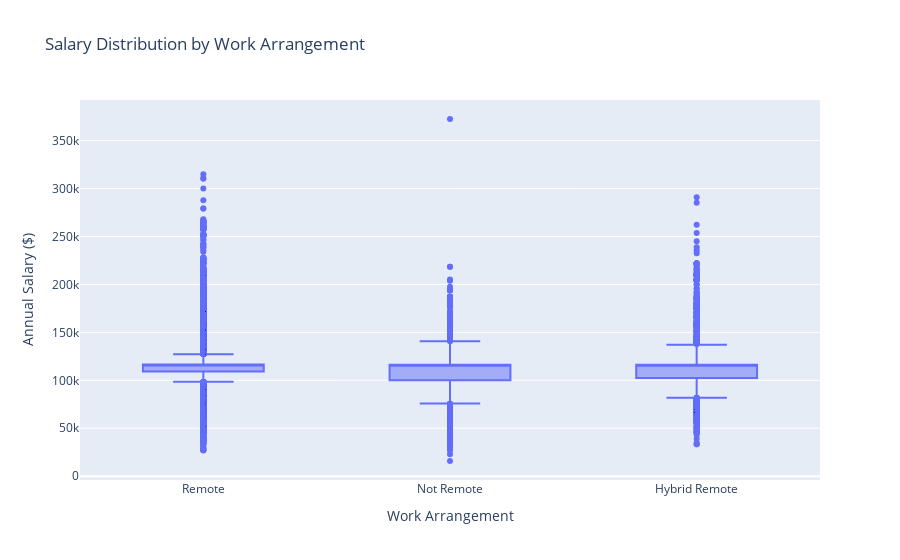

Notebook cell for this chart:
### Markdown cell above
### Code block for eda.qmd: 
#### 5.1.1 Salary by Remote Work Type

### Code cell
# 5.1.1 Visual - Compensation
import plotly.express as px
import pandas as pd

values_to_exclude = ['Unknown', '[None]']
df_filtered = df[~df['REMOTE_TYPE_NAME'].isin(values_to_exclude)]

fig1 = px.box(
    df_filtered,
    x="REMOTE_TYPE_NAME",
    y="SALARY",
    title="Salary Distribution by Work Arrangement",
    labels={"REMOTE_TYPE_NAME": "Work Arrangement", "SALARY": "Annual Salary ($)"}
)
fig1.show()

### Figure 1 — Plotly figure (JSON) as saved in the notebook; plotly's stock layout.template omitted (floating-point values rounded to 4 significant figures; data arrays with more than 128 entries replaced by an {"elided": "..."} marker saying what was removed)
{"data": [{"alignmentgroup": "True", "hovertemplate": "Work Arrangement=%{x}<br>Annual Salary ($)=%{y}<extra></extra>", "legendgroup": "", "marker": {"color": "#636efa"}, "name": "", "notched": false, "offsetgroup": "", "orientation": "v", "showlegend": false, "type": "box", "x": {"elided": "15389 str values"}, "x0": " ", "xaxis": "x", "y": {"elided": "15389 float values"}, "y0": " ", "yaxis": "y"}], "layout": {"boxmode": "group", "legend": {"tracegroupgap": 0}, "title": {"text": "Salary Distribution by Work Arrangement"}, "xaxis": {"anchor": "y", "domain": [0, 1], "title": {"text": "Work Arrangement"}}, "yaxis": {"anchor": "x", "domain": [0, 1], "title": {"text": "Annual Salary ($)"}}}}
